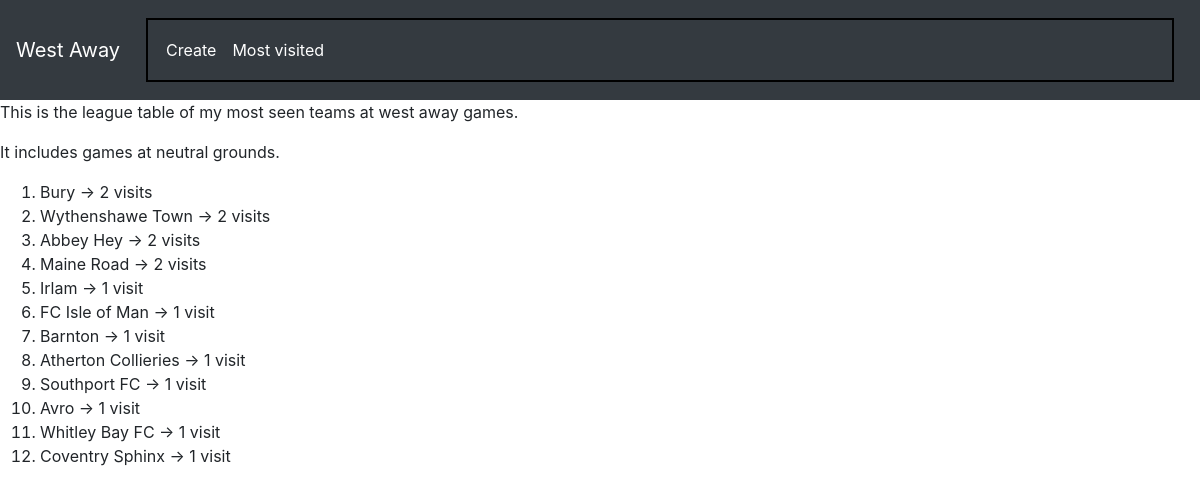
/westaway/mostvisited, run on the app's committed database.
### westaway/models.py (models this page shows, shortened)
class Opponent(models.Model):
    name = models.CharField(max_length=64)
    code = models.CharField(max_length=8, default="", blank=True)

### westaway/views.py (the view)
# urls.py: path("mostvisited", views.mostvisited, name="mostvisited")
def mostvisited(request):
    league = Opponent.objects.annotate(entry_count=Count('entry')).filter(entry_count__gt=0).order_by('-entry_count')
    for team in league:
        print(team.name + ' ' + str(team.entry_count))
    return render(request, "westaway/mostvisited.html", {
        "league":league
    })

### westaway/templates/westaway/mostvisited.html
{% extends 'westaway/layout.html' %}
{% block body %}
<p>This is the league table of my most seen teams at west away games.</p>
<p>It includes games at neutral grounds.</p>
<ol>
    {% for team in league %}
    <li>{{team.name}} -> {{team.entry_count}} visit{% if team.entry_count != 1 %}s{% endif %}</li>
    {% endfor %}
</ol>
{% endblock %}

### data on the page
Opponent: name "Bury", entry_count "2", shows "s"
Opponent: name "Wythenshawe Town", entry_count "2"
Opponent: name "Abbey Hey", entry_count "2", shows "s"
Opponent: name "Maine Road", entry_count "2", shows "s"
Opponent: name "Irlam", entry_count "1"
Opponent: name "FC Isle of Man", entry_count "1"
Opponent: name "Barnton", entry_count "1"
Opponent: name "Atherton Collieries", entry_count "1"
Opponent: name "Southport FC", entry_count "1"
Opponent: name "Avro", entry_count "1"
Opponent: name "Whitley Bay FC", entry_count "1"
Opponent: name "Coventry Sphinx", entry_count "1"
